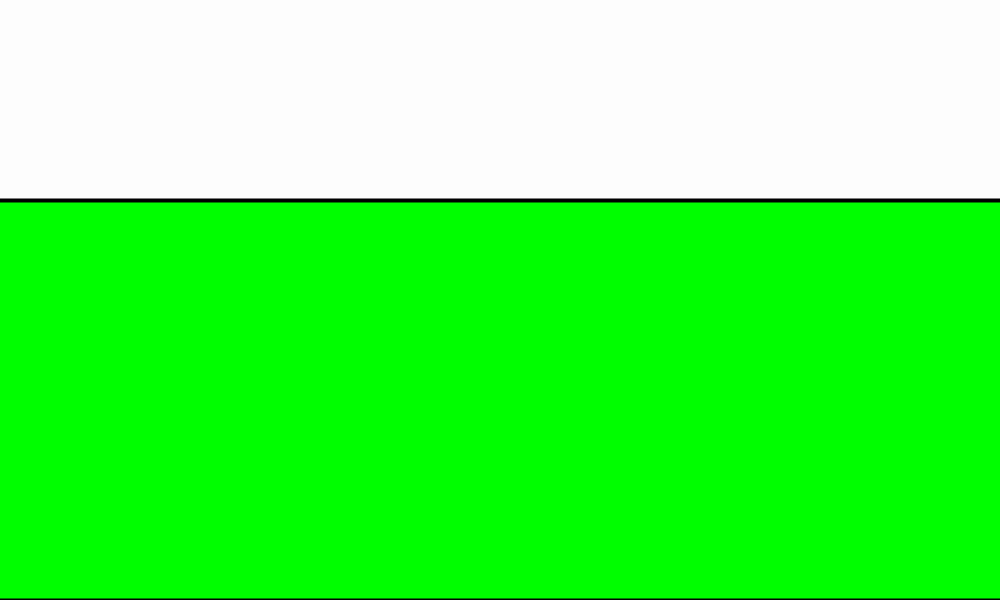
Frame 1 (no input)
Frame 60 (the mouse pressed at the canvas centre just before this capture): identical to frame 1, image omitted
Frame 120 (the mouse held since frame 60 and released just before this capture): identical to frame 1, image omitted

The Processing sketch that drew this single still picture (run headless with seeded random() and noise(); from frame 60 on, the mouse is pressed at the canvas centre):

// Processing sketch: code_7
// ── code_7.pde
// lastname / achternaam:
// firstname / voornaam:
// class / klas:
// student number/nummer:

color white  = color( 253 );
color black  = color(   0 );
color red    = color( 253 ,   0 ,   0 );
color blue   = color(   0 ,   0 , 253);
color green  = color(   0 , 253 ,   0 );
color yellow = color( 253 , 253 ,   0 );
color orange = color( 253 , 128 ,   0 );
color offWhite = color( 253, 253, 253 );


int score = 0;
int startValue = 60;
int timer = startValue;


Bird bird;
Worm worm;

void setup() {
   size(1000,600);
}


void draw() {
    background(offWhite);
    
    fill( green );
    
    stroke( black );
    strokeWeight( 4 );
    rect( -5, 200, width + 15, height - 200 );
}

// ── Bird.pde

class Bird {
    float size;
    color bodyColor;
    boolean isPicking;
    int x = 0;
    int y = 0;
    
    public Bird( float newSize, color newBodyColor ) {
        bodyColor = newBodyColor;
        size = newSize;
    }
        

    void display(  ) {
        pushMatrix();
        translate( x, y );
        scale( size / 400.0, size / 400.0 );
        translate( -350, -520 );

        stroke(black);
        strokeWeight(4 * 400 / size);
       if ( isPicking ) {
            fill(yellow);
            //triangle(400, 150, 400, 198, 500, 198 );  // closed
            triangle(400, 400, 350, 400, 350, 500 );  // closed
            triangle(300, 400, 348, 400, 348, 500 );  // closed
        } else {
            fill(yellow);
            triangle(400, 150, 400, 198, 500, 198 );  // closed
            triangle(400, 202, 400, 250, 500, 202 );  // closed
        }
         fill(yellow);
        ellipse( 150, 250, 100, 100 );
        fill(white);
        ellipse( 200, 200, 100, 100 );
        fill(red);
        ellipse( 150, 300, 100, 100 );

        fill(bodyColor);
        ellipse(250, 300, 200, 200 );
        if ( isPicking ) {
            ellipse(350, 350, 150, 150);

            fill(black);
            ellipse(350, 350, 25, 25);
        } else {        
            ellipse(350, 200, 150, 150);

            fill(black);
            ellipse(350, 200, 25, 25);
        }

        line(225, 400, 225, 450);
        line(225, 450, 200, 500);
        line(225, 450, 250, 500);
        line(275, 400, 275, 450);
        line(275, 450, 250, 500);
        line(275, 450, 300, 500); 
        popMatrix();
    }
    
    
    void setPosition( int newX, int newY ) {
        x = newX;
        y = newY;
    }
    
    void setPicking( boolean isNowPicking ) {
        isPicking = isNowPicking;
    }
}

// ── Colission.pde
boolean isPointInCircle( float pointX, float pointY, float circleX, float circleY, float radius )
{
  float dX = pointX - circleX;
  float dY = pointY - circleY;

  return dX * dX + dY * dY < radius;
}


boolean isPointInRectangle(float pointX,         float pointY,
                           float rectangleX,     float rectangleY,
                           float rectangleWidth, float rectangleHeight)
{

  return     pointX >= rectangleX
          && pointX <= rectangleX + rectangleWidth
          && pointY >= rectangleY
          && pointY <= rectangleY + rectangleHeight;  
}

// ── Worm.pde



class Worm {
    float size;
    color bodyColor;
    boolean isPicking;
    float x = 0;
    float y = 0;


    public Worm( float newX, float newY, float newSize, color newBodyColor ) {
        x = newX;
        y = newY;
        bodyColor = newBodyColor;
        size = newSize;
    }


    void display(  ) {
        pushMatrix();
        translate( x, y );
        scale( size / 120.0, size / 120.0 );

        stroke( black );
        strokeWeight( 200.0 / size );
        fill( bodyColor );


        beginShape();

        vertex( -65,    0 );
        vertex( -70,    5 );
        vertex( -70,   15 );
        vertex( -65,   20 );
        vertex( -30,   20 );
        vertex( -10,    0 );
        vertex(  0,    0 );
        vertex(  20,   20 );
        vertex(  55,   20 );
        vertex(  60,   15 );
        vertex(  60,    5 );
        vertex(  55 ,   0 );
        vertex(  30,    0 );
        vertex(  10,  -20 );
        vertex( -20,  -20 );
        vertex( -40,    0 );
        vertex( -65,    0 );

        endShape();

        noStroke();
        fill( black );
        ellipse( 50, 10, 5 * size / 50 , 5 * size / 50 );

        popMatrix();
    }


    boolean isInside( int pointX, int pointY ) {
        return    isPointInRectangle( pointX, pointY, x - size / 1.7, y,            size / 2.25, size / 6 )
               || isPointInRectangle( pointX, pointY, x - size / 3.8, y - size / 6, size / 2.25, size / 6 )
               || isPointInRectangle( pointX, pointY, x + size /  15, y,            size / 2.25, size / 6 );
    }
}    
